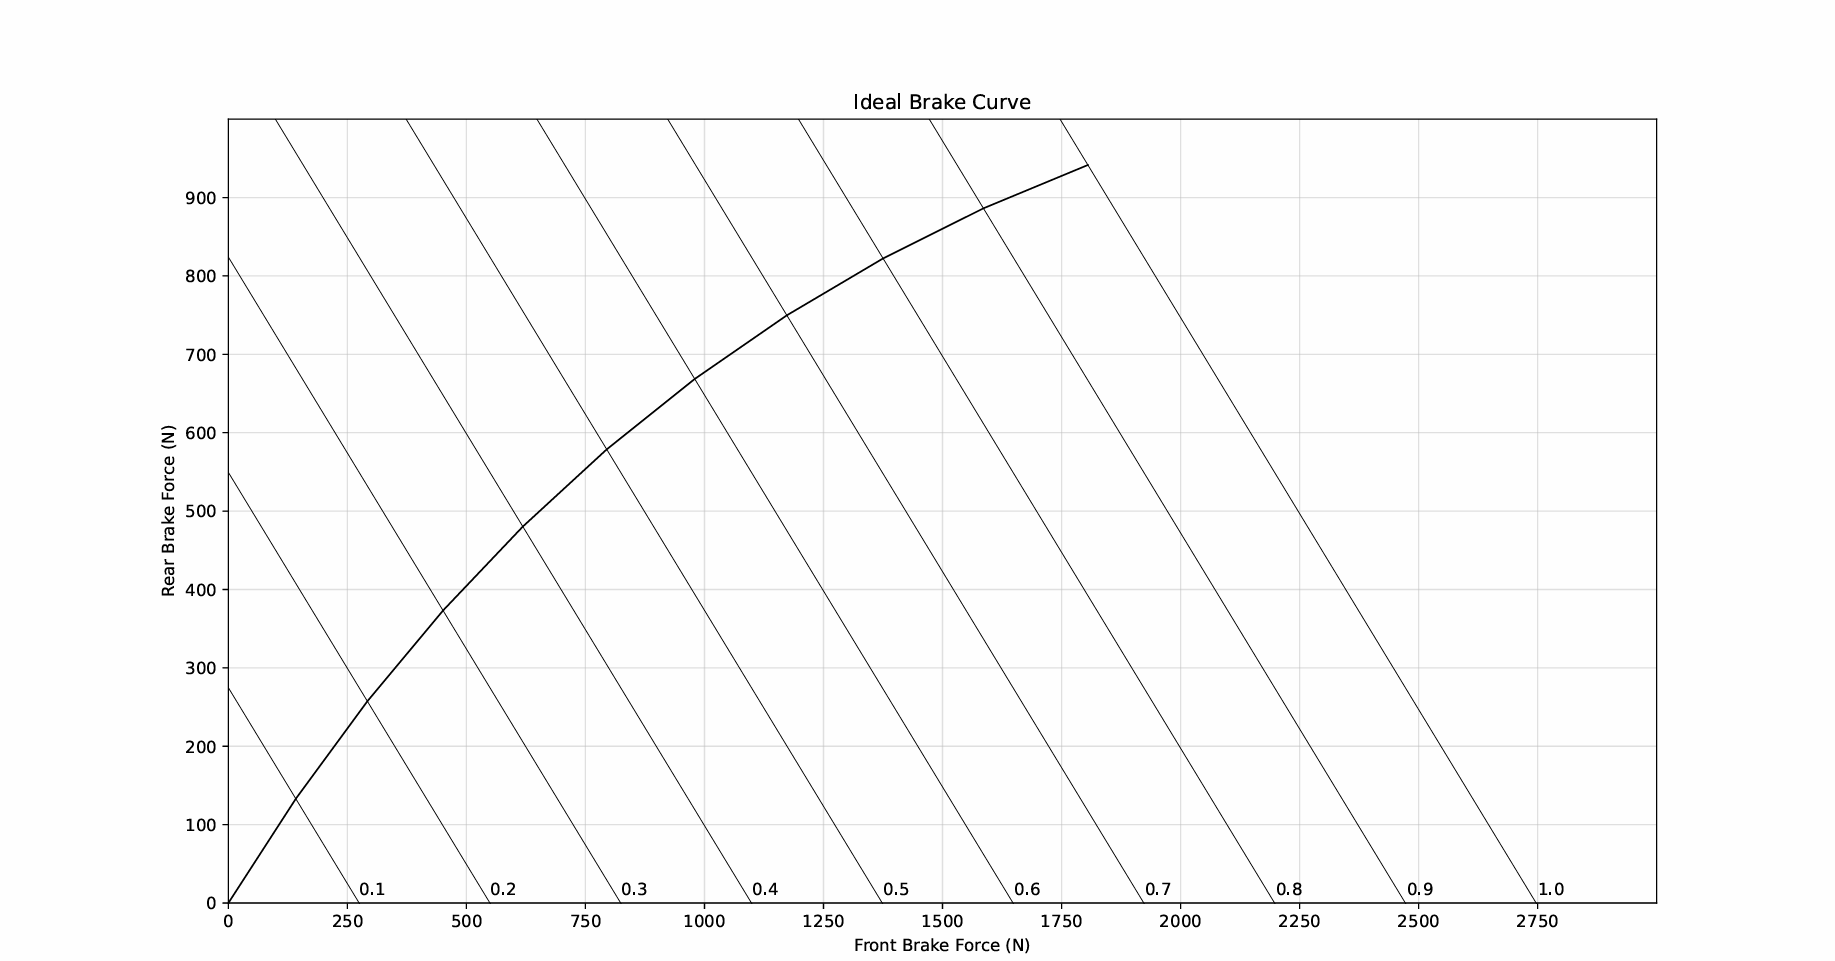

Source code (Python):
#Import libraries 
import matplotlib.pyplot as plt
import numpy as np

#Define constants
GRAVITY_ACCELERATION = 9.81 #m/s^2
MASS = 280 #Kg
COG_HEIGHT = 0.25 #centre of gravity height #metres
WHEELBASE = 1.59 #metres  
FRONT_WEIGHT_DISTRIBUTION = 0.5

#predefine lists
front_brake_list =[]
rear_brake_list = []
const_frict_list = []

#define constant x function for Friction coefficient lines (these will read the braking values)
x = np.linspace(0,3000,200)


#Loop using each value of u to calculate data points using braking curve theory
for num in np.arange(0, 1.1, 0.1):

    #define and reset front and rear loads
    FRONT_LOAD = MASS * GRAVITY_ACCELERATION * FRONT_WEIGHT_DISTRIBUTION
    REAR_LOAD = (MASS * GRAVITY_ACCELERATION) * (1 - FRONT_WEIGHT_DISTRIBUTION)
        
    #friction coefficient 0<u<1                  
    FRICTION_COEFFICIENT = num

    #Deceleration calculation  a = ug                               #calculate deceleration 
    DECELERATION = FRICTION_COEFFICIENT * GRAVITY_ACCELERATION

    #Transferred load from rear to front calculation                #use this value to calculate load transfer
    LOAD_TRANSFER = (MASS * DECELERATION * COG_HEIGHT) / WHEELBASE  #F(transfer) = ma D(COG) / D(wheelbase)

    #Update front and rear normal loads by transferred
    FRONT_LOAD += LOAD_TRANSFER                                 #add load transfer to front load as it gains from rear
    REAR_LOAD -= LOAD_TRANSFER                                  #subtract load from rear as it givse load to front

    #Calculate Front and Rear braking forces
    front_brake_force = FRICTION_COEFFICIENT * FRONT_LOAD        #use F = uR, To calculate brake forces, where R is the Normal force of each axle (front and rear loads)
    rear_brake_force = FRICTION_COEFFICIENT * REAR_LOAD          #using values of the loads for each axle

    #Add brake forces to list
    front_brake_list.append(float(front_brake_force))
    rear_brake_list.append(float(rear_brake_force))

    #Create line function y = umg - x
    y = (FRICTION_COEFFICIENT * MASS * GRAVITY_ACCELERATION) - x    #y = umg - x   is used to create diagnol line at each friction coefficient point
    #append to line list                                              
    const_frict_list.append(y)



#Plotting code


#create and adjust axes
fig, ax = plt.subplots(figsize=(25,10))      #sets display axis 25 inches horizontally, 10 inches vertically
#make grid
ax.grid(alpha=0.5)      #sets a grid structure where alpha halves opacity to make grid feint

#plot data

#brake curve
ax.plot(front_brake_list, rear_brake_list, linewidth = 1.0, color = 'black')   #plots curve on axis, linewidth 1px, black color

#y = umg - x
for count in np.arange(0,11):                                               #This code iterates through each friction coefficient value and 
    ax.plot(x, const_frict_list[count], color = 'black', linewidth = 0.5)   #it plots the lines y = umg - x  for each value

#label each point with coefficient number
for label in np.arange(0.1, 1.1, 0.1):
    ax.text( (2750 * label) ,10, f'{round(label,1)}')       #mathematically approximate label points and place values to show them



#adjust graph and name axes
ax.set(xlim=(0,3000), xticks = np.arange(0,3000,250),   #xlim sets limit of x axis 0 - 3000, ticks display intervals every 250 units
       ylim=(0,1000), yticks = np.arange(0,1000,100),   #ylim sets limit of y axis 0 - 1000, ticks display intervals every 100 units
       xlabel='Front Brake Force (N)', #x label
       ylabel='Rear Brake Force (N)', #y label
       title='Ideal Brake Curve'            ) #title
         

#show plots
plt.show()
